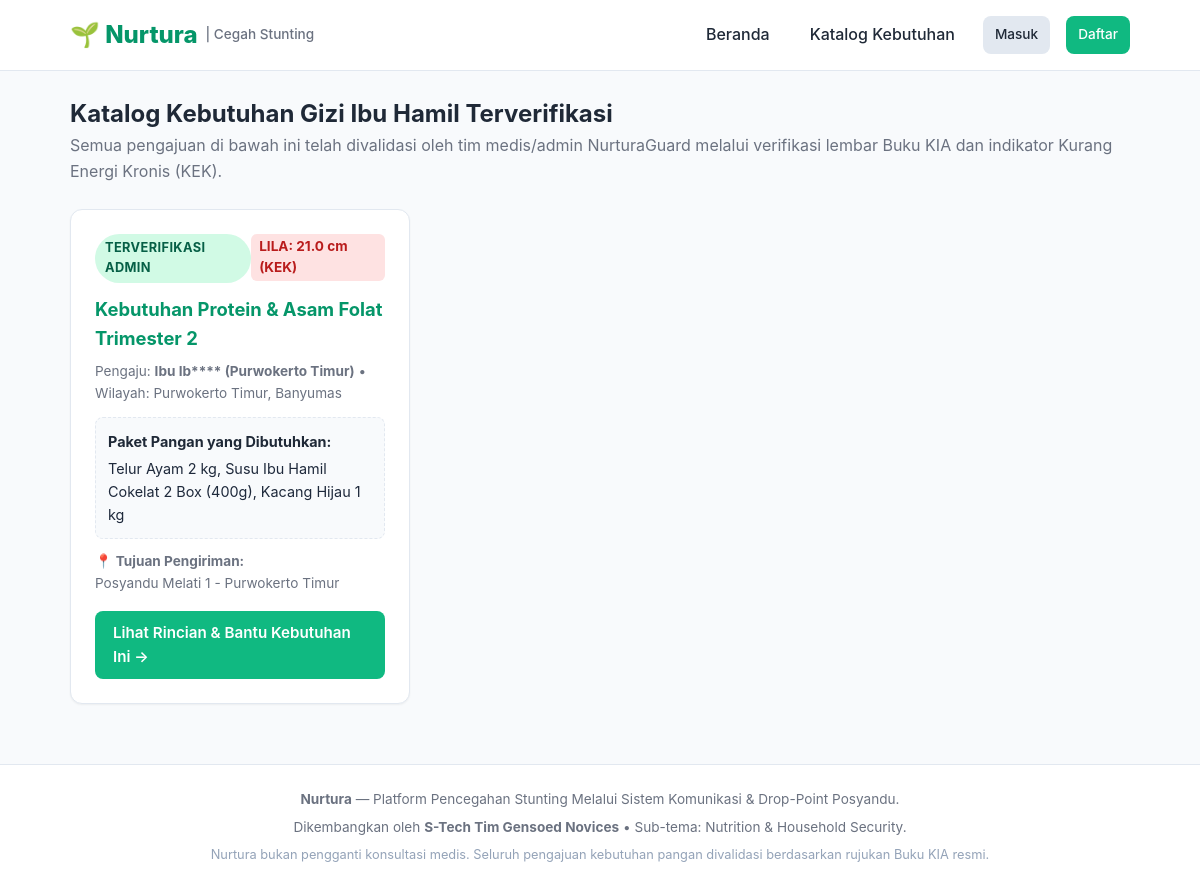
Page /public/index.php?page=explore on the committed database.
### tables this page shows
CREATE TABLE IF NOT EXISTS `needs` (
    `id` INT UNSIGNED AUTO_INCREMENT PRIMARY KEY,
    `user_id` INT UNSIGNED NOT NULL,
    `drop_point_id` INT UNSIGNED NOT NULL,
    `title` VARCHAR(200) NOT NULL,
    `description` TEXT NOT NULL,
    `food_items_needed` TEXT NOT NULL,
    `lila_measurement` DECIMAL(4, 1) NOT NULL,
    `kia_document_path` VARCHAR(255) NULL,
    `status` ENUM(
        'draf',
        'menunggu_peninjauan',
        'perlu_perbaikan',
        'ditolak',
        'dipublikasikan',
        'dalam_komitmen',
        'menunggu_pengambilan',
        'dispute',
        'selesai',
        'kedaluwarsa_hpl'
    ) NOT NULL DEFAULT 'draf',
    `admin_notes` TEXT NULL,
    `submitted_at` DATETIME NULL,
    `approved_at` DATETIME NULL,
    `created_at` TIMESTAMP DEFAULT CURRENT_TIMESTAMP,
    `updated_at` TIMESTAMP DEFAULT CURRENT_TIMESTAMP ON UPDATE CURRENT_TIMESTAMP,
    INDEX `idx_needs_status` (`status`),
    INDEX `idx_needs_drop_point` (`drop_point_id`),
    CONSTRAINT `fk_needs_user` FOREIGN KEY (`user_id`) REFERENCES `users` (`id`) ON DELETE CASCADE,
    CONSTRAINT `fk_needs_drop_point` FOREIGN KEY (`drop_point_id`) REFERENCES `drop_points` (`id`) ON DELETE RESTRICT
);

CREATE TABLE IF NOT EXISTS `profiles` (
    `id` INT UNSIGNED AUTO_INCREMENT PRIMARY KEY,
    `user_id` INT UNSIGNED NOT NULL UNIQUE,
    `full_name` VARCHAR(150) NOT NULL,
    `phone_number` VARCHAR(30) NOT NULL,
    `nik` VARCHAR(30) NULL,
    `address_private` TEXT NULL,
    `regency_city` VARCHAR(100) NOT NULL DEFAULT 'Banyumas',
    `district` VARCHAR(100) NOT NULL DEFAULT 'Purwokerto Timur',
    `gestational_age_weeks` INT UNSIGNED NULL,
    `estimated_birth_date` DATE NULL,
    `lila_cm` DECIMAL(4, 1) NULL,
    `created_at` TIMESTAMP DEFAULT CURRENT_TIMESTAMP,
    `updated_at` TIMESTAMP DEFAULT CURRENT_TIMESTAMP ON UPDATE CURRENT_TIMESTAMP,
    CONSTRAINT `fk_profiles_user` FOREIGN KEY (`user_id`) REFERENCES `users` (`id`) ON DELETE CASCADE
);

CREATE TABLE IF NOT EXISTS `drop_points` (
    `id` INT UNSIGNED AUTO_INCREMENT PRIMARY KEY,
    `name` VARCHAR(150) NOT NULL,
    `officer_in_charge` VARCHAR(100) NOT NULL,
    `phone_contact` VARCHAR(30) NOT NULL,
    `address_full` TEXT NOT NULL,
    `regency_city` VARCHAR(100) NOT NULL DEFAULT 'Banyumas',
    `district` VARCHAR(100) NOT NULL DEFAULT 'Purwokerto Timur',
    `is_active` TINYINT(1) NOT NULL DEFAULT 1,
    `created_at` TIMESTAMP DEFAULT CURRENT_TIMESTAMP
);

### app/controllers/NeedController.php (called while the page is built, shortened)
<?php
require_once __DIR__ . '/../models/Need.php';
require_once __DIR__ . '/../helpers/format_helper.php';
class NeedController {
    public static function explore() {
        $needs = Need::get_published_list();
        require_once __DIR__ . '/../../views/public/explore_needs.php';
    }
}

### app/models/Need.php (called while the page is built, shortened)
<?php
class Need {
    public static function get_published_list() {
        $pdo = get_db_connection();
        $stmt = $pdo->query("
            SELECT n.*, p.district, p.regency_city, dp.name AS drop_point_name, dp.district AS drop_point_district
            FROM needs n
            JOIN profiles p ON n.user_id = p.user_id
            JOIN drop_points dp ON n.drop_point_id = dp.id
            WHERE n.status = 'dipublikasikan'
            ORDER BY n.submitted_at DESC
        ");
        return $stmt->fetchAll();
    }
}

### app/helpers/format_helper.php (called while the page is built, shortened)
<?php
function mask_name($name, $district = '') {
    $parts = explode(' ', trim($name));
    $first = $parts[0] ?? 'Ibu';
    $masked = mb_substr($first, 0, 2) . '****';
    if (!empty($district)) {
        return "Ibu " . $masked . " (" . htmlspecialchars($district) . ")";
    }
    return "Ibu " . $masked;
}

### views/public/explore_needs.php (the view, shortened to what this page needs)
<?php
require_once __DIR__ . '/../layouts/header.php';
require_once __DIR__ . '/../../app/helpers/format_helper.php';
?>
<div style="margin-bottom: 24px;">
    <h2>Katalog Kebutuhan Gizi Ibu Hamil Terverifikasi</h2>
    <p style="color: var(--text-muted);">
        Semua pengajuan di bawah ini telah divalidasi oleh tim medis/admin NurturaGuard melalui verifikasi lembar Buku KIA dan indikator Kurang Energi Kronis (KEK).
    </p>
</div>
<?php if (empty($needs)): ?>
    <div class="card" style="text-align: center; padding: 48px 20px;">
        <h3>Alhamdulillah! Saat ini belum ada kebutuhan baru yang menunggu bantuan.</h3>
        <p style="color: var(--text-muted); margin-top: 8px;">Semua kebutuhan terverifikasi telah diproses oleh donatur atau sedang ditinjau oleh admin.</p>
    </div>
<?php else: ?>
    <div class="grid">
        <?php foreach ($needs as $n): ?>
            <div class="card" style="display: flex; flex-direction: column; justify-content: space-between;">
                <div>
                    <div style="display: flex; justify-content: space-between; align-items: flex-start; margin-bottom: 12px;">
                        <span class="badge badge-success">Terverifikasi Admin</span>
                        <span style="font-size: 0.85rem; color: #b91c1c; font-weight: 700; background: #fee2e2; padding: 2px 8px; border-radius: 6px;">
                            LILA: <?= number_format($n['lila_measurement'], 1) ?> cm (KEK)
                        </span>
                    </div>
                    <h3 style="font-size: 1.15rem; margin-bottom: 8px;">
                        <a href="index.php?page=need-detail&id=<?= $n['id'] ?>"><?= htmlspecialchars($n['title']) ?></a>
                    </h3>
                    <p style="font-size: 0.85rem; color: var(--text-muted); margin-bottom: 12px;">
                        Pengaju: <strong><?= mask_name('Ibu', $n['district']) ?></strong> • Wilayah: <?= htmlspecialchars($n['district']) ?>, <?= htmlspecialchars($n['regency_city']) ?>
                    </p>
                    <div style="background: #f8fafc; border: 1px dashed var(--border-color); padding: 12px; border-radius: 8px; margin-bottom: 12px; font-size: 0.9rem;">
                        <strong>Paket Pangan yang Dibutuhkan:</strong>
                        <p style="margin-top: 4px; color: #1e293b;"><?= nl2br(htmlspecialchars($n['food_items_needed'])) ?></p>
                    </div>
                    <div style="font-size: 0.85rem; color: var(--text-muted); margin-bottom: 16px;">
                        📍 <strong>Tujuan Pengiriman:</strong><br>
                        <?= htmlspecialchars($n['drop_point_name']) ?>
                    </div>
                </div>
                <div>
                    <a href="index.php?page=need-detail&id=<?= $n['id'] ?>" class="btn btn-primary" style="width: 100%;">
                        Lihat Rincian & Bantu Kebutuhan Ini →
                    </a>
                </div>
            </div>
        <?php endforeach; ?>
    </div>
<?php endif; ?>
<?php require_once __DIR__ . '/../layouts/footer.php'; ?>

### public/assets/css/style.css (style rules this page uses)
:root { --primary: #10b981; --primary-dark: #059669; --primary-light: #d1fae5; --secondary: #6366f1; --text-main: #1f2937; --text-muted: #6b7280; --bg-page: #f8fafc; --bg-card: #ffffff; --border-color: #e2e8f0; --danger: #ef4444; --warning: #f59e0b; --info: #0284c7; --success: #10b981; --radius: 12px; --shadow-sm: 0 1px 2px 0 rgba(0, 0, 0, 0.05); --shadow: 0 4px 6px -1px rgba(0, 0, 0, 0.1), 0 2px 4px -1px rgba(0, 0, 0, 0.06); --shadow-lg: 0 10px 15px -3px rgba(0, 0, 0, 0.1), 0 4px 6px -2px rgba(0, 0, 0, 0.05); }
* { box-sizing: border-box; margin: 0; padding: 0; }
body { font-family: -apple-system, BlinkMacSystemFont, "Segoe UI", Roboto, Oxygen, Ubuntu, Cantarell, sans-serif; background-color: var(--bg-page); color: var(--text-main); line-height: 1.6; display: flex; flex-direction: column; min-height: 100vh; }
a { color: var(--primary-dark); text-decoration: none; }
.btn { display: inline-flex; align-items: center; justify-content: center; gap: 8px; padding: 10px 18px; border-radius: 8px; font-size: 0.95rem; font-weight: 600; cursor: pointer; border: none; transition: all 0.2s ease; text-decoration: none; }
.btn-primary { background-color: var(--primary); color: #ffffff !important; }
.badge { display: inline-block; padding: 4px 10px; border-radius: 9999px; font-size: 0.8rem; font-weight: 700; text-transform: uppercase; letter-spacing: 0.03em; }
.badge-success { background: #d1fae5; color: #065f46; }
.card { background: var(--bg-card); border: 1px solid var(--border-color); border-radius: var(--radius); padding: 24px; margin-bottom: 20px; box-shadow: var(--shadow-sm); }
.grid { display: grid; grid-template-columns: repeat(auto-fill, minmax(320px, 1fr)); gap: 20px; }

### rows in the picture
needs: lila_measurement "21.0", title "Kebutuhan Protein & Asam Folat Trimester 2", profiles.district "Ibu Ib**** (Purwokerto Timur)", profiles.district "Purwokerto Timur", profiles.regency_city "Banyumas", food_items_needed "Telur Ayam 2 kg, Susu Ibu Hamil Cokelat 2 Box (400g), Kacang Hijau 1 kg", drop_point.name "Posyandu Melati 1 - Purwokerto Timur", $n['id'] 1 (drawn)

### other values in the picture
APP_NAME "Nurtura"
